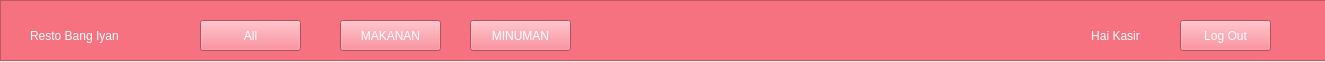
<?xml version="1.0" encoding="UTF-8"?>
<ui version="4.0">
 <class>Form</class>
 <widget class="QWidget" name="Form">
  <property name="geometry">
   <rect>
    <x>0</x>
    <y>0</y>
    <width>1325</width>
    <height>62</height>
   </rect>
  </property>
  <property name="windowTitle">
   <string>Form</string>
  </property>
  <widget class="QFrame" name="frame_2">
   <property name="geometry">
    <rect>
     <x>0</x>
     <y>0</y>
     <width>1331</width>
     <height>61</height>
    </rect>
   </property>
   <property name="styleSheet">
    <string notr="true">
background-color: rgb(246, 114, 128);</string>
   </property>
   <property name="frameShape">
    <enum>QFrame::StyledPanel</enum>
   </property>
   <property name="frameShadow">
    <enum>QFrame::Raised</enum>
   </property>
   <widget class="QLabel" name="label">
    <property name="geometry">
     <rect>
      <x>30</x>
      <y>20</y>
      <width>131</width>
      <height>31</height>
     </rect>
    </property>
    <property name="styleSheet">
     <string notr="true">color: rgb(255, 255, 255);
font: 18pt &quot;Bebas Neue&quot;;</string>
    </property>
    <property name="text">
     <string>Resto Bang Iyan</string>
    </property>
   </widget>
   <widget class="QLabel" name="label_2">
    <property name="geometry">
     <rect>
      <x>1050</x>
      <y>20</y>
      <width>131</width>
      <height>31</height>
     </rect>
    </property>
    <property name="styleSheet">
     <string notr="true">color: rgb(255, 255, 255);
font: 18pt &quot;Bebas Neue&quot;;</string>
    </property>
    <property name="text">
     <string>Hai Kasir</string>
    </property>
    <property name="alignment">
     <set>Qt::AlignCenter</set>
    </property>
   </widget>
   <widget class="QPushButton" name="pushButton">
    <property name="geometry">
     <rect>
      <x>1180</x>
      <y>20</y>
      <width>91</width>
      <height>31</height>
     </rect>
    </property>
    <property name="cursor">
     <cursorShape>ClosedHandCursor</cursorShape>
    </property>
    <property name="styleSheet">
     <string notr="true">QPushButton{
color: rgb(255, 255, 255);
font: 14pt &quot;Bebas Neue&quot;;
background-color: rgb(246, 114, 128);
}</string>
    </property>
    <property name="text">
     <string>Log Out</string>
    </property>
   </widget>
   <widget class="QPushButton" name="pushButton_2">
    <property name="geometry">
     <rect>
      <x>200</x>
      <y>20</y>
      <width>101</width>
      <height>31</height>
     </rect>
    </property>
    <property name="cursor">
     <cursorShape>OpenHandCursor</cursorShape>
    </property>
    <property name="styleSheet">
     <string notr="true">QPushButton{
color: rgb(255, 255, 255);
font: 14pt &quot;Bebas Neue&quot;;
background-color: rgb(246, 114, 128);
border-list:&quot;white&quot;

}</string>
    </property>
    <property name="text">
     <string>All</string>
    </property>
   </widget>
   <widget class="QPushButton" name="pushButton_3">
    <property name="geometry">
     <rect>
      <x>340</x>
      <y>20</y>
      <width>101</width>
      <height>31</height>
     </rect>
    </property>
    <property name="cursor">
     <cursorShape>OpenHandCursor</cursorShape>
    </property>
    <property name="styleSheet">
     <string notr="true">QPushButton{
color: rgb(255, 255, 255);
font: 14pt &quot;Bebas Neue&quot;;
background-color: rgb(246, 114, 128);
}</string>
    </property>
    <property name="text">
     <string>MAKANAN</string>
    </property>
   </widget>
   <widget class="QPushButton" name="pushButton_4">
    <property name="geometry">
     <rect>
      <x>470</x>
      <y>20</y>
      <width>101</width>
      <height>31</height>
     </rect>
    </property>
    <property name="cursor">
     <cursorShape>OpenHandCursor</cursorShape>
    </property>
    <property name="styleSheet">
     <string notr="true">QPushButton{
color: rgb(255, 255, 255);
font: 14pt &quot;Bebas Neue&quot;;
background-color: rgb(246, 114, 128);
}</string>
    </property>
    <property name="text">
     <string>MINUMAN</string>
    </property>
   </widget>
  </widget>
 </widget>
 <resources/>
 <connections/>
</ui>
